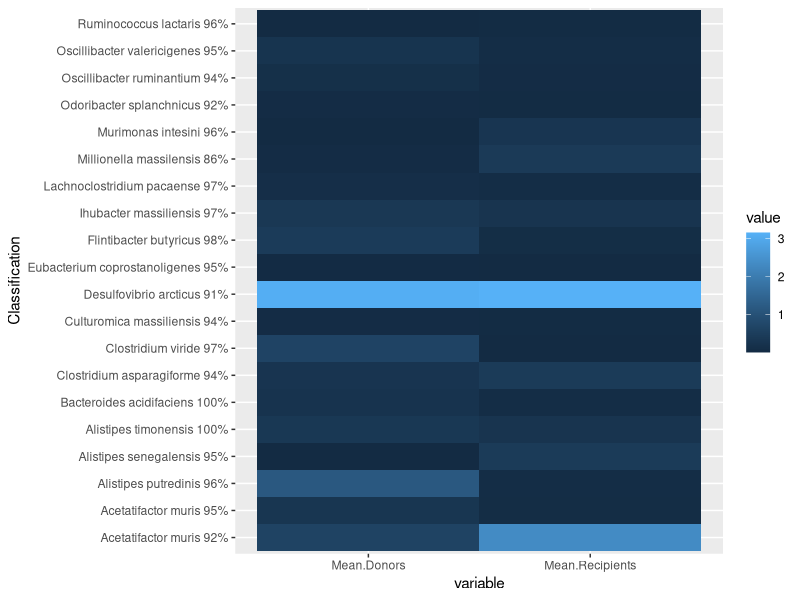

This chart was generated by the following R code: (Note: this script raises an error after producing the figure.)
library(dplyr)
library(reshape2)
library(ggplot2)
library(RColorBrewer)

data <- read.csv("merged_dr.csv", sep = ",", header = T)
taxa_list <- read.csv("discriminative_otus_classification2.csv", sep = ",", header = T)


df_otu <- as.data.frame(data)
df_taxa <- as.data.frame(taxa_list)
df_taxa$names = paste(df_taxa$Classification, df_taxa$Identity, sep= " ")

df_otu$Classification <- df_taxa$names


df_melt <- melt(df_otu)

hm.palette <- colorRampPalette((brewer.pal(30, 'Reds')), space='Lab')  
ggplot(df_melt, aes(x = variable , y = Classification, fill = value)) + geom_tile() 
    + scale_fill_gradientn(colours = hm.palette(20)) + xlab(NULL) + ylab(NULL) + theme(axis.text=element_text(size=5))
